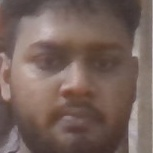
#> input picture dataset/22101721_Mahin_BRAC/face_0.jpg, 153 x 153 px
$ python none.py
#> lines starting #> are read from the running program, lines starting #| are printed output that depends on the picture; after the words box and inside, x2 and y2 are one past the last pixel; in counts of white or black regions, pixels touching at a corner belong together
import cv2
import os
import numpy as np
import openpyxl
import subprocess
from datetime import datetime

def load_images_from_folder(folder, target_size=(100, 100)):
#> called with folder = 'dataset', target_size = (100, 100)
    images = []
    labels = []
    label_names = {}  # store label names
    for label, person_folder in enumerate(os.listdir(folder)):
        label_names[label] = person_folder  # map label to person name
        for filename in os.listdir(os.path.join(folder, person_folder)):
            img_path = os.path.join(folder, person_folder, filename)
            img = cv2.imread(img_path, cv2.IMREAD_GRAYSCALE)
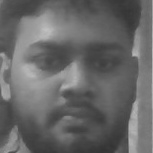
#> img: shape (153, 153); min 51, max 192, mean 103.4
            if img is not None:
                img_resized = cv2.resize(img, target_size)
                images.append(img_resized)
                labels.append(label)
    return images, np.array(labels), label_names

#  dataset
dataset_folder = 'dataset'
images, labels, label_names = load_images_from_folder(dataset_folder)

# train  model
model = cv2.face.EigenFaceRecognizer_create()
model.train(images, labels)

# camera
camera = cv2.VideoCapture(0)   # 0(default camera)

excel_file = 'face_recognition_entries.xlsx'
if not os.path.exists(excel_file):
    wb = openpyxl.Workbook()
    ws = wb.active
    ws.append(['ID', 'Name', 'University', 'Date', 'Time'])
    wb.save(excel_file)

# existing data from the excel file
wb = openpyxl.load_workbook(excel_file)
ws = wb.active
existing_person_data = [tuple(cell.value for cell in row) for row in ws.iter_rows(min_row=2, max_row=ws.max_row, min_col=1, max_col=3)]

# track person data enter( current run)
entered_data = set()

while True:
    ret, frame = camera.read()
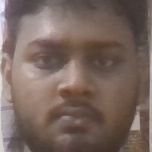
#> input picture dataset/22101721_Mahin_BRAC/face_11.jpg, 152 x 152 px, given in place of the camera
#> frame is the input picture: shape (152, 152, 3); mean B, G, R 94.2, 101.8, 120.4
    if not ret:
        print("Error: Failed to capture image from camera.")
        break

    #  frame to grayscale for face detection
    gray_frame = cv2.cvtColor(frame, cv2.COLOR_BGR2GRAY)
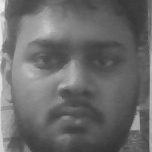
#> gray_frame: shape (152, 152); min 52, max 242, mean 106.5

    # detect faces

    face_cascade = cv2.CascadeClassifier(cv2.data.haarcascades + 'haarcascade_frontalface_default.xml')
    faces = face_cascade.detectMultiScale(gray_frame, scaleFactor=1.1, minNeighbors=5, minSize=(30, 30))
#> faces = [[10, 11, 127, 127]]


    # no faces
    if len(faces) == 0:
        print("No face detected. Running face.py to register a new face.")
        subprocess.run(['python', 'face.py'])
        break

    # recognize faces
    for (x, y, w, h) in faces:

        #  face details
        face_roi = gray_frame[y:y+h, x:x+w]

        # resize  face region match the model input size
        face_roi_resized = cv2.resize(face_roi, (100, 100))

        # predict  face
        label, confidence = model.predict(face_roi_resized)

        # recognized face and confidence level
        if confidence < 3000:
            person_folder = label_names.get(label, "Unknown")
            person_id, person_name, university_name = person_folder.split('_')

            # details in a box on the right side
            text = f"ID: {person_id}\nName: {person_name}\nUniversity: {university_name}"
            box_x = x + w + 10
            box_y = y
            y0, dy = box_y, 30

            #draw text box
            box_height = dy * 3
            box_width = max([cv2.getTextSize(line, cv2.FONT_HERSHEY_SIMPLEX, 0.6, 2)[0][0] for line in text.split('\n')]) + 10
            cv2.rectangle(frame, (box_x, box_y), (box_x + box_width, box_y + box_height), (0, 255, 0), 2)

            for i, line in enumerate(text.split('\n')):
                y = y0 + i * dy + 20
                cv2.putText(frame, line, (box_x + 5, y), cv2.FONT_HERSHEY_SIMPLEX, 0.6, (0, 255, 0), 2)

            if (person_id, person_name, university_name) not in entered_data:
                if (person_id, person_name, university_name) not in existing_person_data:
                    # add person data file
                    current_datetime = datetime.now()
                    date_str = current_datetime.strftime("%Y-%m-%d")
                    time_str = current_datetime.strftime("%H:%M:%S")
                    ws.append([person_id, person_name, university_name, date_str, time_str])
                    existing_person_data.append((person_id, person_name, university_name))
                    wb.save(excel_file)
                    print(f"Added {person_name} from {university_name} to the Excel file for the first time on {date_str} at {time_str}.")
                print(f"Alert: {person_name}'s face detected again!")
                entered_data.add((person_id, person_name, university_name))

        else:
            cv2.putText(frame, 'Unknown', (x, y-10), cv2.FONT_HERSHEY_SIMPLEX, 0.9, (0, 0, 255), 2)

        cv2.rectangle(frame, (x, y), (x+w, y+h), (255, 0, 0), 2)
#> this loop made 1 pass
#> (x, w, h, label, confidence, box_x, box_y) on pass 1: (10, 127, 127, 0, 672.9, 147, 11)
#> pass 1, `face_roi = gray_frame[y:y+h, x:x+w]`:
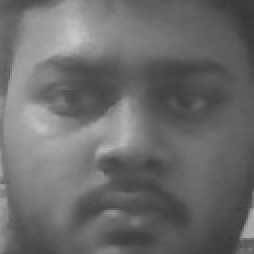
#> face_roi: shape (127, 127) (shown 2 times larger); min 55, max 199, mean 107.3
#> after the loop:
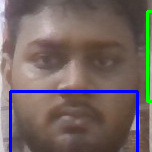
#> frame: shape (152, 152, 3); 4.49% of pixels changed, all inside (x1, y1, x2, y2) = (9, 10, 152, 152)

    cv2.imshow('Face Recognition', frame)

    key = cv2.waitKey(1)
#> (key q is pressed here)
    if key == ord('q'):  # q  to exit
        break

camera.release()
cv2.destroyAllWindows()
